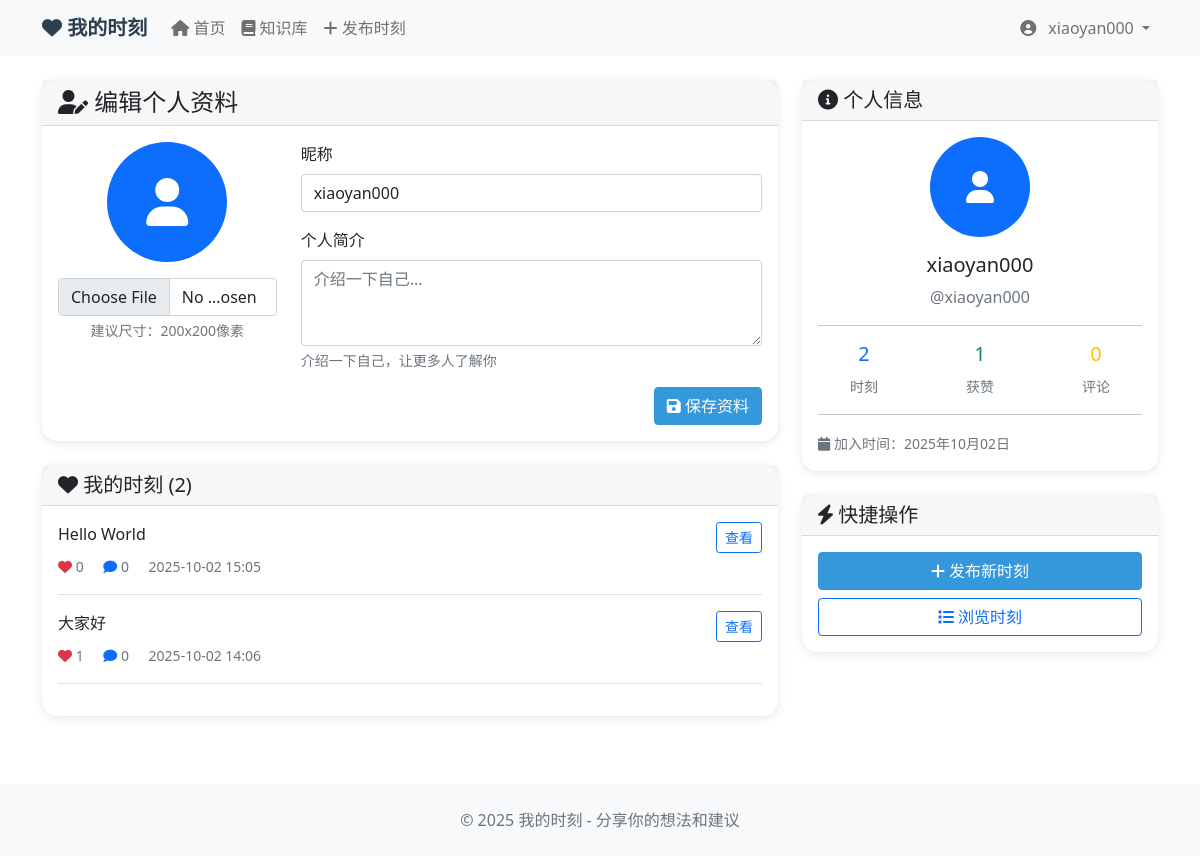
The page /moments/profile/ (signed in) on the database its author committed.
### moments/models.py (models this page shows, shortened)
class UserProfile(models.Model):
    user = models.OneToOneField(User, on_delete=models.CASCADE, related_name='profile')
    nickname = models.CharField(max_length=50, blank=True, verbose_name='昵称')
    avatar = models.ImageField(upload_to='avatars/', blank=True, null=True, verbose_name='头像')
    bio = models.TextField(max_length=500, blank=True, verbose_name='个人简介')
    created_at = models.DateTimeField(auto_now_add=True, verbose_name='创建时间')
    class Meta:
        verbose_name = '用户资料'
        verbose_name_plural = '用户资料'

class Moment(models.Model):
    author = models.ForeignKey(User, on_delete=models.CASCADE, related_name='moments', verbose_name='作者')
    content = models.TextField(max_length=1000, verbose_name='内容')
    created_at = models.DateTimeField(auto_now_add=True, verbose_name='创建时间')
    updated_at = models.DateTimeField(auto_now=True, verbose_name='更新时间')
    likes_count = models.PositiveIntegerField(default=0, verbose_name='点赞数')
    comments_count = models.PositiveIntegerField(default=0, verbose_name='评论数')
    is_public = models.BooleanField(default=True, verbose_name='是否公开')
    views = models.PositiveIntegerField(default=0)

### moments/views.py (the view)
# urls.py: path('profile/', views.profile_view, name='profile'),
@login_required
def profile_view(request):
    profile = request.user.profile
    user_moments = Moment.objects.filter(author=request.user).order_by('-created_at')
    total_likes = user_moments.aggregate(total_likes=Sum('likes_count'))['total_likes'] or 0
    total_comments = MomentComment.objects.filter(moment__author=request.user).count()
    if request.method == 'POST':
        form = UserProfileForm(request.POST, request.FILES, instance=profile)
        if form.is_valid():
            form.save()
            return redirect('moments:profile')
    else:
        form = UserProfileForm(instance=profile)
    context = {
        'profile': profile,
        'form': form,
        'user_moments': user_moments,
        'total_likes': total_likes,
        'total_comments': total_comments,
    }
    return render(request, 'moments/profile.html', context)

### moments/forms.py
class UserProfileForm(forms.ModelForm):
    nickname = forms.CharField(
        max_length=50,
        widget=forms.TextInput(attrs={
            'class': 'form-control',
            'placeholder': '请输入昵称'
        }),
        label='昵称'
    )
    bio = forms.CharField(
        max_length=500,
        required=False,
        widget=forms.Textarea(attrs={
            'class': 'form-control',
            'rows': 3,
            'placeholder': '介绍一下自己...'
        }),
        label='个人简介'
    )
    avatar = forms.ImageField(
        required=False,
        widget=forms.FileInput(attrs={
            'class': 'form-control',
            'accept': 'image/*'
        }),
        label='头像'
    )
    class Meta:
        model = UserProfile
        fields = ['nickname', 'bio', 'avatar']

### moments/templates/moments/profile.html (shortened to what this page needs)
{% extends 'moments/base.html' %}
{% block content %}
<div class="row">
    <div class="col-lg-8">
        <div class="card moment-card">
            <div class="card-header">
                <h4 class="mb-0"><i class="fas fa-user-edit"></i> 编辑个人资料</h4>
            </div>
            <div class="card-body">
                <form method="post" enctype="multipart/form-data">
                    <div class="row">
                        <div class="col-md-4 text-center mb-3">
                            {% if profile.avatar %}
                                <img src="{{ profile.avatar.url }}" class="avatar mb-3" style="width: 120px; height: 120px;">
                            {% else %}
                                <div class="avatar bg-primary text-white d-flex align-items-center justify-content-center mb-3 mx-auto" style="width: 120px; height: 120px;">
                                    <i class="fas fa-user fa-3x"></i>
                                </div>
                            {% endif %}
                            <div>
                                {{ form.avatar }}
                                <div class="form-text">建议尺寸：200x200像素</div>
                            </div>
                        </div>
                        <div class="col-md-8">
                            <div class="mb-3">
                                <label for="id_nickname" class="form-label">昵称</label>
                                {{ form.nickname }}
                            </div>
                            <div class="mb-3">
                                <label for="id_bio" class="form-label">个人简介</label>
                                {{ form.bio }}
                                <div class="form-text">介绍一下自己，让更多人了解你</div>
                            </div>
                        </div>
                    </div>
                    <div class="d-flex justify-content-end">
                        <button type="submit" class="btn btn-primary">
                            <i class="fas fa-save"></i> 保存资料
                        </button>
                    </div>
                </form>
            </div>
        </div>
        <div class="card moment-card mt-4">
            <div class="card-header">
                <h5 class="mb-0"><i class="fas fa-heart"></i> 我的时刻 ({{ user_moments.count }})</h5>
            </div>
            <div class="card-body">
                {% for moment in user_moments %}
                <div class="border-bottom pb-3 mb-3">
                    <div class="d-flex justify-content-between align-items-start">
                        <div class="flex-grow-1">
                            <p class="mb-2">{{ moment.content|truncatewords:20 }}</p>
                            <small class="text-muted">
                                <i class="fas fa-heart text-danger"></i> {{ moment.likes_count }}
                                <i class="fas fa-comment text-primary ms-3"></i> {{ moment.comments_count }}
                                <span class="ms-3">{{ moment.created_at|date:"Y-m-d H:i" }}</span>
                            </small>
                        </div>
                        <a href="{% url 'moments:moment_detail' moment.id %}" class="btn btn-outline-primary btn-sm">
                            查看
                        </a>
                    </div>
                </div>
                {% endfor %}
            </div>
        </div>
    </div>
    <div class="col-lg-4">
        <div class="card moment-card">
            <div class="card-header">
                <h5 class="mb-0"><i class="fas fa-info-circle"></i> 个人信息</h5>
            </div>
            <div class="card-body">
                <div class="text-center">
                    {% if profile.avatar %}
                        <img src="{{ profile.avatar.url }}" class="avatar mb-3" style="width: 100px; height: 100px;">
                    {% else %}
                        <div class="avatar bg-primary text-white d-flex align-items-center justify-content-center mb-3 mx-auto" style="width: 100px; height: 100px;">
                            <i class="fas fa-user fa-2x"></i>
                        </div>
                    {% endif %}
                    <h5>{{ profile.nickname|default:user.username }}</h5>
                    <p class="text-muted">@{{ user.username }}</p>
                </div>
                <hr>
                <div class="row text-center">
                    <div class="col-4">
                        <h5 class="text-primary">{{ user_moments.count }}</h5>
                        <small class="text-muted">时刻</small>
                    </div>
                    <div class="col-4">
                        <h5 class="text-success">{{ total_likes }}</h5>
                        <small class="text-muted">获赞</small>
                    </div>
                    <div class="col-4">
                        <h5 class="text-warning">{{ total_comments }}</h5>
                        <small class="text-muted">评论</small>
                    </div>
                </div>
                <hr>
                <div class="text-muted">
                    <small>
                        <i class="fas fa-calendar"></i> 加入时间：{{ user.date_joined|date:"Y年m月d日" }}
                    </small>
                </div>
            </div>
        </div>
        <div class="card moment-card mt-4">
            <div class="card-header">
                <h5 class="mb-0"><i class="fas fa-bolt"></i> 快捷操作</h5>
            </div>
            <div class="card-body">
                <div class="d-grid gap-2">
                    <a href="{% url 'moments:create_moment' %}" class="btn btn-primary">
                        <i class="fas fa-plus"></i> 发布新时刻
                    </a>
                    <a href="{% url 'moments:moments_list' %}" class="btn btn-outline-primary">
                        <i class="fas fa-list"></i> 浏览时刻
                    </a>
                </div>
            </div>
        </div>
    </div>
</div>
{% endblock %}

### moments/templates/moments/base.html (shortened to what this page needs)
<!DOCTYPE html>
<html lang="zh-CN">
<head>
    <link href="https://cdn.jsdelivr.net/npm/bootstrap@5.1.3/dist/css/bootstrap.min.css" rel="stylesheet">
    <link href="https://cdnjs.cloudflare.com/ajax/libs/font-awesome/6.0.0/css/all.min.css" rel="stylesheet">
</head>
<body>
    <nav class="navbar navbar-expand-lg navbar-light bg-light">
        <div class="container">
            <a class="navbar-brand" href="{% url 'moments:moments_list' %}">
                <i class="fas fa-heart"></i> 我的时刻
            </a>
            <div class="collapse navbar-collapse" id="navbarNav">
                <ul class="navbar-nav me-auto">
                    <li class="nav-item">
                        <a class="nav-link" href="{% url 'moments:moments_list' %}">
                            <i class="fas fa-home"></i> 首页
                        </a>
                    </li>
                    <li class="nav-item">
                        <a class="nav-link" href="/">
                            <i class="fas fa-book"></i> 知识库
                        </a>
                    </li>
                    {% if user.is_authenticated %}
                    <li class="nav-item">
                        <a class="nav-link" href="{% url 'moments:create_moment' %}">
                            <i class="fas fa-plus"></i> 发布时刻
                        </a>
                    </li>
                    {% endif %}
                </ul>
                <ul class="navbar-nav">
                    {% if user.is_authenticated %}
                        <li class="nav-item dropdown">
                            <a class="nav-link dropdown-toggle" href="#" id="navbarDropdown" role="button" data-bs-toggle="dropdown">
                                {% if user.profile.avatar %}
                                    <img src="{{ user.profile.avatar.url }}" class="avatar me-2">
                                {% else %}
                                    <i class="fas fa-user-circle me-2"></i>
                                {% endif %}
                                {{ user.profile.nickname|default:user.username }}
                            </a>
                        </li>
                    {% endif %}
                </ul>
            </div>
        </div>
    </nav>
    <main class="container mt-4">
        {% block content %}
        {% endblock %}
    </main>
    <footer class="bg-light text-center py-4 mt-5">
        <div class="container">
            <p class="text-muted mb-0">&copy; 2025 我的时刻 - 分享你的想法和建议</p>
        </div>
    </footer>
</body>
</html>

### moments/templates/moments/base.html (style rules this page uses)
.moment-card { border: none; box-shadow: 0 2px 10px rgba(0,0,0,0.1); margin-bottom: 20px; border-radius: 15px; }
.navbar-brand { font-weight: bold; color: #2c3e50 !important; }
.btn-primary { background-color: #3498db; border-color: #3498db; }
.avatar { width: 40px; height: 40px; border-radius: 50%; object-fit: cover; }

### rows shown on the page
UserProfile: nickname "xiaoyan000"
Moment: content "Hello World", likes_count "0", comments_count "0", created_at "2025-10-02 15:05"
Moment: content "大家好", likes_count "1", comments_count "0", created_at "2025-10-02 14:06"

### other values the page prints
{{ user.profile.nickname|default:user.username }} "xiaoyan000"
{{ user_moments.count }} "2"
{{ user.username }} "xiaoyan000"
{{ total_likes }} "1"
{{ total_comments }} "0"
{{ user.date_joined|date:"Y年m月d日" }} "2025年10月02日"
